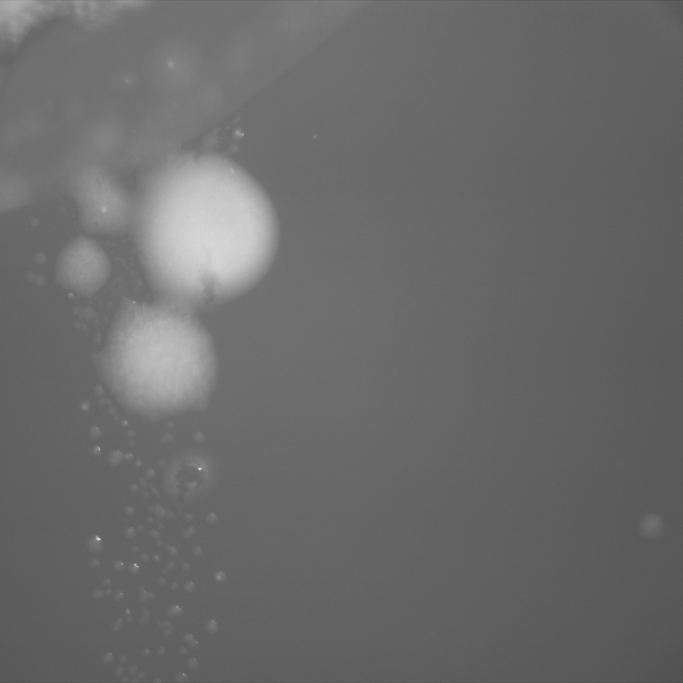
#> input picture ImageAnalysis/2.png, 2048 x 2048 px (shown at 1/3 size)
$ python ImAnalysisGB_2.py
#> lines starting #> are read from the running program, lines starting #| are printed output that depends on the picture; after the words box and inside, x2 and y2 are one past the last pixel; in counts of white or black regions, pixels touching at a corner belong together; long printed decimals are rounded
import cv2
import matplotlib.pyplot as plt

img = cv2.imread('2.png')
#> img is the input picture: shape (2048, 2048, 3); min 71, max 255, mean 106.9
img2=img[0:2048, 0:2048]

th=170              # biary threshold
M=0.0034*0.0034     # pixel^2 to mm^2

gray = cv2.cvtColor(img2,cv2.COLOR_BGR2GRAY)
ret, binary = cv2.threshold(gray,th,255,cv2.THRESH_BINARY)
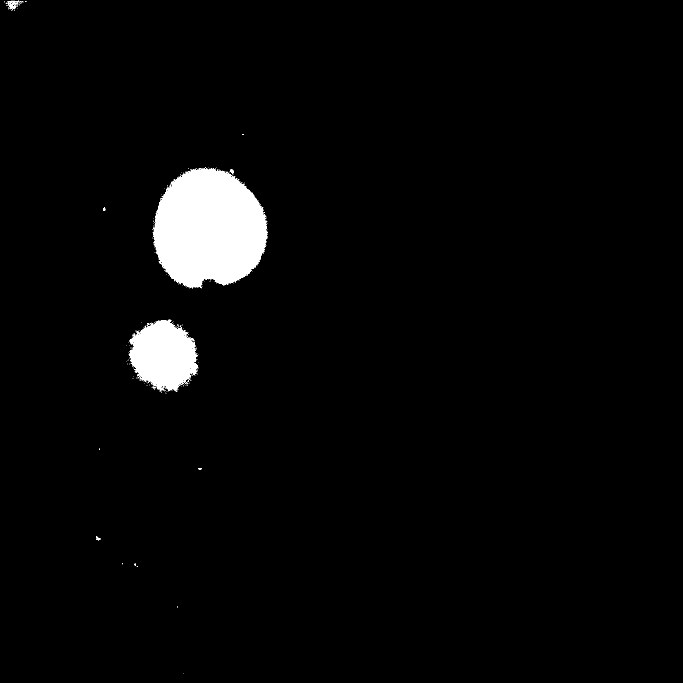
#> binary: shape (2048, 2048) (shown at 1/3 size); 2.9% white; 493 white regions (486 under 20 px)
#> ret = 170

contours, hierarchy = cv2.findContours(binary,cv2.RETR_TREE,cv2.CHAIN_APPROX_SIMPLE)
#> contours = 1821 contours, 1807 with area under 20; largest, box (x1, y1, x2, y2) and area: (459, 504, 803, 865) 92066, (389, 958, 594, 1174) 29020, (23, 2, 58, 29) 176, (690, 508, 702, 522) 59, (289, 1609, 301, 1621) 57
cv2.drawContours(img2,contours,-1,(0,0,255),3)

n=len(contours)
#> n = 1821
#print(n)

for i in range (n):
    if cv2.contourArea(contours[i])> 500:
         print(cv2.contourArea(contours[i])*M)
#> this loop made 1821 passes
#| 0.3355
#| 1.064


plt.imshow(img2)
plt.show()


$ run again, with ImageAnalysis/1.png copied over ImageAnalysis/2.png
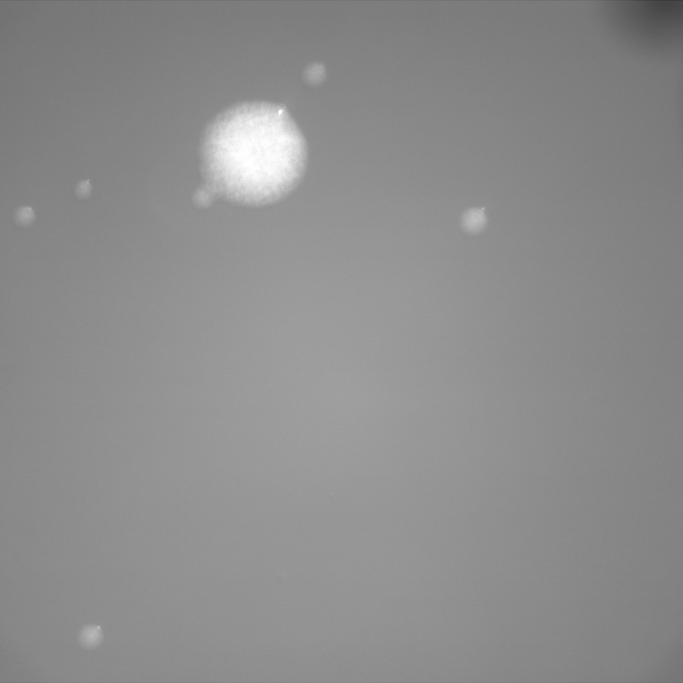
#> input picture ImageAnalysis/1.png, 2048 x 2048 px (shown at 1/3 size)
#> img is the input picture: shape (2048, 2048, 3); min 48, max 255, mean 140.8
#> `ret, binary = cv2.threshold(gray,th,255,cv2.THRESH_BINARY)`:
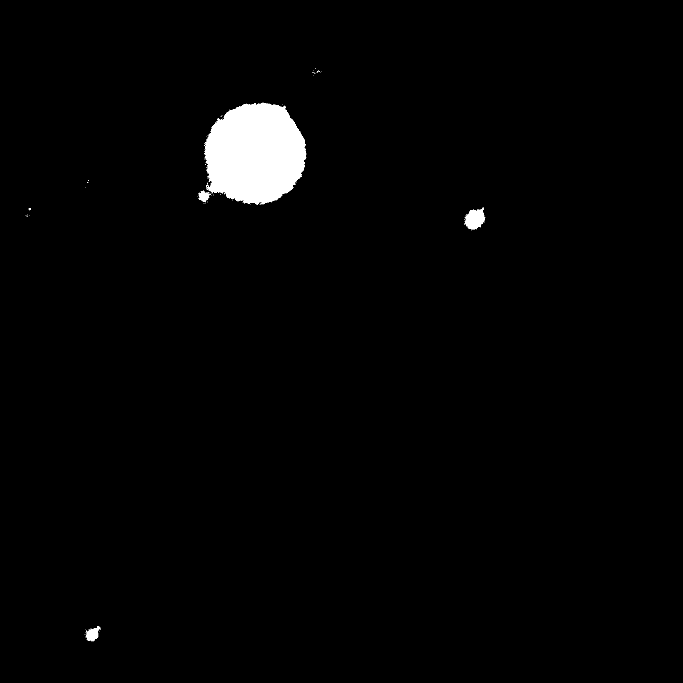
#> binary: shape (2048, 2048) (shown at 1/3 size); 1.8% white; 163 white regions (158 under 20 px)
#> ret = 170
#> contours = 520 contours, 516 with area under 20; largest, box (x1, y1, x2, y2) and area: (613, 308, 918, 614) 71134, (1392, 623, 1455, 689) 2406, (258, 1878, 301, 1924) 977, (596, 571, 633, 606) 548
#> n = 520
#> the loop `for i in range (n):` made 520 passes
#| 0.01129
#| 0.02781
#| 0.006341
#| 0.8223
